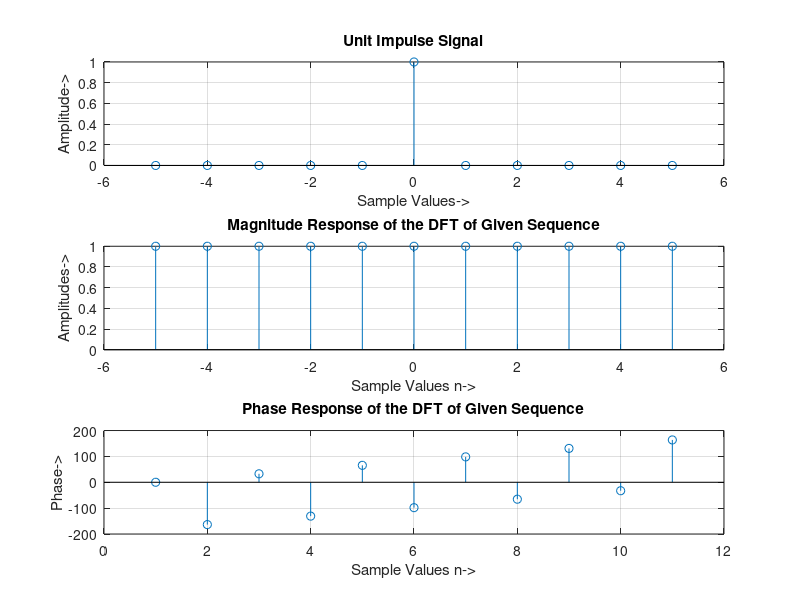

This chart was generated by the following MATLAB code:
%discrete unit impulse signal fourier transform
N = -5 : 5;
a = [0, 0, 0, 0, 0, 1, 0, 0, 0, 0, 0];
N = length(a);
disp('The Length of the Sequence of [a] is: ');
disp(N);
for k = 1 : N
    y(k) = 0;
    for i = 1 : N
        y(k) = y(k) + a(i) * exp((-2 * pi * 1i / N) * ((i - 1) * (k - 1))); 
    end
end

k = 1 : N;
M = -5 : 5;
subplot(311);
stem(M, a);
grid;
xlabel('Sample Values->');
ylabel('Amplitude->');
title('Unit Impulse Signal');
disp('The Fourier Transform is');
disp(y(k));
subplot(312);
stem(M, abs(y(k)));
grid;
xlabel('Sample Values n->');
ylabel('Amplitudes->');
title('Magnitude Response of the DFT of Given Sequence');
subplot(313);
stem(angle(y(k)) * (180 / pi));
grid;
xlabel('Sample Values n->');
ylabel('Phase->');
title('Phase Response of the DFT of Given Sequence');
